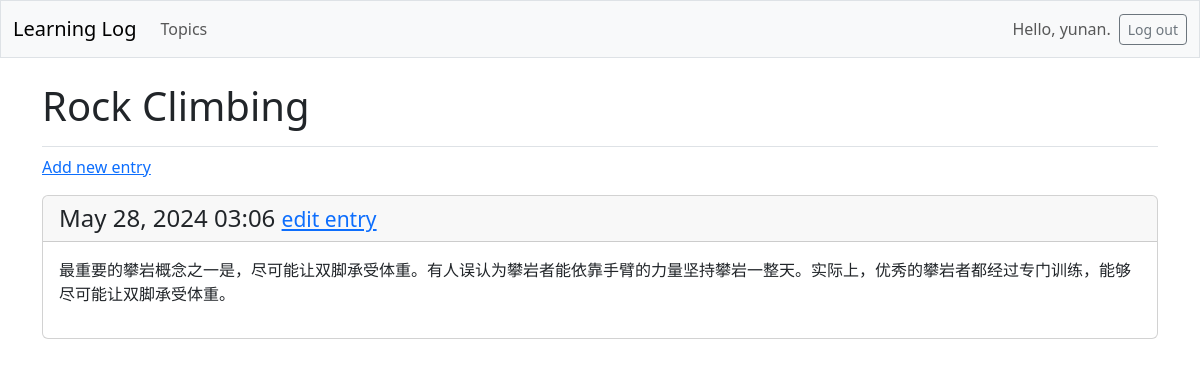
Page /topics/1/ (signed in) on the earlier database version.
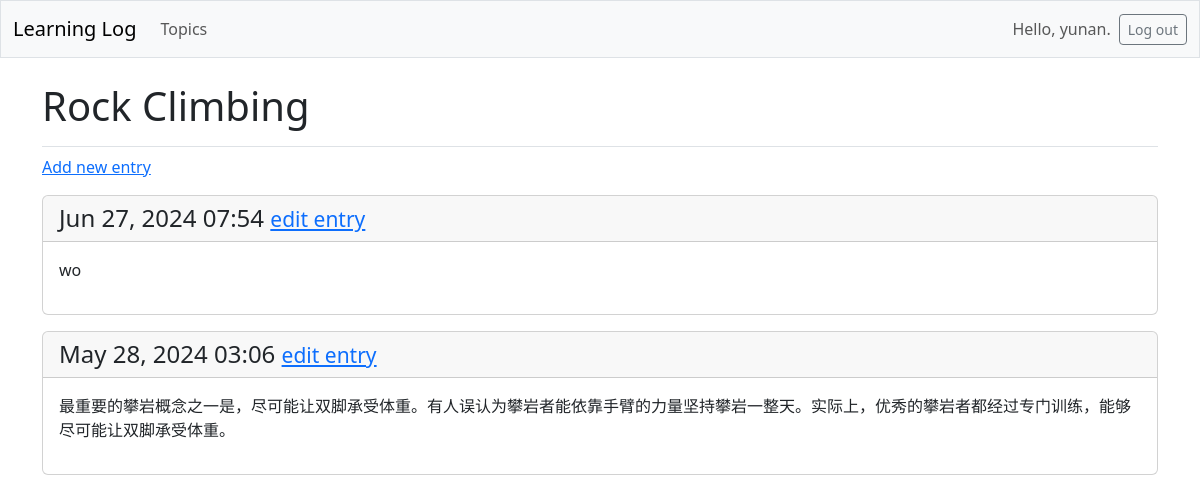
Same page on the later database version.
### learning_logs/models.py (models this page shows, shortened)
class Topic(models.Model):
    text = models.CharField(max_length=200)
    date_added = models.DateTimeField(auto_now_add=True)
    owner = models.ForeignKey(User, on_delete=models.CASCADE)

class Entry(models.Model):
    topic = models.ForeignKey(Topic, on_delete=models.CASCADE)
    text = models.TextField()
    date_added = models.DateTimeField(auto_now_add=True)
    class Meta:
        verbose_name_plural = 'entries'

### learning_logs/views.py (the view)
# urls.py: path('topics/<int:topic_id>/', views.topic, name='topic'),
@login_required
def topic(request, topic_id):
    topic = Topic.objects.get(id=topic_id)
    if topic.owner != request.user:
        raise Http404
    entries = topic.entry_set.order_by('-date_added')
    context = {'topic': topic, 'entries': entries}
    return render(request, 'learning_logs/topic.html', context)

### learning_logs/templates/learning_logs/topic.html
{% extends 'learning_logs/base.html' %}
{% block page_header %}
  <h1>{{ topic.text }}</h1>
{% endblock page_header %}
{% block content %}
  <p>
    <a href="{% url 'learning_logs:new_entry' topic.id %}">Add new entry</a>
  </p>
  {% for entry in entries %}
    <div class="card mb-3">
      <h4 class="card-header">
        {{ entry.date_added|date:'M d, Y H:i' }}
        <small><a href="{% url 'learning_logs:edit_entry' entry.id %}">
          edit entry</a></small>
      </h4>
      <div class="card-body">{{ entry.text|linebreaks }}</div>
    </div>
  {% empty %}
    <p>There are no entries for this topic yet.</p>
  {% endfor %}
{% endblock content %}

### learning_logs/templates/learning_logs/base.html (shortened to what this page needs)
<!doctype html>
<html lang="en">
<head>
  {% load django_bootstrap5 %}
  {% bootstrap_css %}
</head>
<body>
  <nav class="navbar navbar-expand-md navbar-light bg-light mb-4 border">
    <div class="container-fluid">
      <a class="navbar-brand" href="{% url 'learning_logs:index' %}">
          Learning Log</a>
      <div class="collapse navbar-collapse" id="navbarCollapse">
        <ul class="navbar-nav me-auto mb-2 mb-md-0">
          <li class="nav-item">
            <a class="nav-link" href="{% url 'learning_logs:topics' %}">
              Topics</a></li>
        </ul>
        <ul class="navbar-nav ms-auto mb-2 mb-md-0">
          {% if user.is_authenticated %}
            <li class="nav-item">
              <span class="navbar-text me-2">Hello, {{ user.username }}.
                </span></li>
          {% endif %}
        </ul>
        {% if user.is_authenticated %}
          <form action="{% url 'accounts:logout' %}" method='post'>
            <button name='submit' class='btn btn-outline-secondary btn-sm'>
              Log out</button>
          </form>
        {% endif %}
      </div>
    </div>
  </nav>
  <main class="container">
    <div class="pb-2 mb-2 border-bottom">
      {% block page_header %}{% endblock page_header %}
    </div>
    <div>
      {% block content %}{% endblock content %}
    </div>
  </main>
</body>
</html>

Differences in the rows shown:
added Entry: date_added "Jun 27, 2024 07:54", text "wo"
